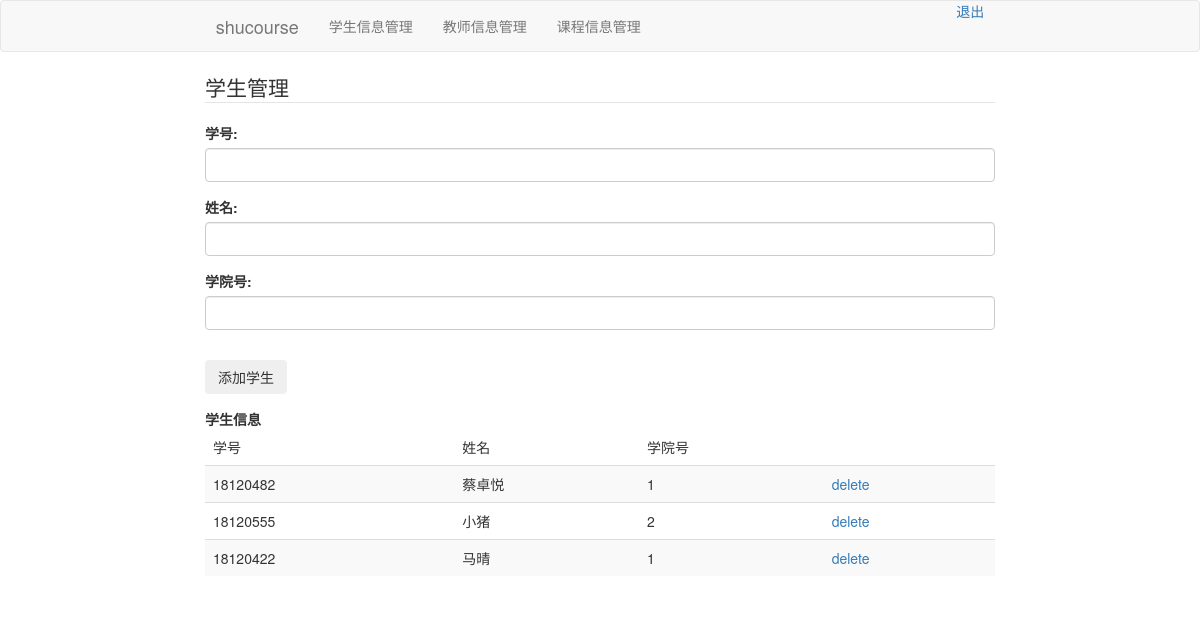
Screenshot of /admin/student with the database file from the repository.
### shucourse/models.py (models this page shows, shortened)
class Student(db.Model,UserMixin):
    id=db.Column(db.String(8),primary_key=True,unique=True)
    student_name=db.Column(db.String(20),nullable=False)
    student_password=db.Column(db.String(20),nullable=False)
    student_dept=db.Column(db.String(2),nullable=False)
    selects=db.relationship('Select',backref='student',lazy=True)

### shucourse/routes.py (the view)
@app.route('/admin/student',methods=['GET','POST'])
def add_student():
    students=Student.query.all()
    form=StudentForm()
    if form.validate():
        student = Student(id=form.student_id.data,student_name=form.student_name.data,student_password=form.student_id.data,student_dept=form.student_dept.data)
        db.session.add(student)
        db.session.commit()
        students=Student.query.all()
        return redirect(url_for('admin_home'))
    return render_template('add_student.html',students=students,form=form)

### shucourse/forms.py
class StudentForm(FlaskForm):
    student_id=StringField(u'学号:',validators=[DataRequired(),Length(min=8,max=8)])
    student_name=StringField(u'姓名:',validators=[DataRequired(),Length(min=2,max=20)])
    student_dept=StringField(u'学院号:',validators=[DataRequired(),Length(min=1,max=2)])
    submit=SubmitField(u'添加学生')

### shucourse/templates/add_student.html (shortened to what this page needs)
{% extends "layout3.html" %}
{% block content %}
<legend>学生管理</legend>
    <div class="content-section">
        <form method="POST" action="">
            <fieldset class="form-group">
                <div class="form-group">
                    {{form.student_id.label(class="form-control-label") }}
                    {{form.student_id(class="form-control form-control-lg") }}
                </div>
                <div class="form-group">
                    {{form.student_name.label(class="form-control-label") }}
                    {{form.student_name(class="form-control form-control-lg") }}
                </div>
                <div class="form-group">
                    {{form.student_dept.label(class="form-control-label") }}
                    {{form.student_dept(class="form-control form-control-lg") }}
                </div>
            </fieldset>
            <div class="form-group">
                {{ form.submit(class="btn btn-outline-info btn-green") }}
            </div>
        </form>
    </div>
    {% if students %}
      <table class="table table-striped">
        <strong>学生信息</strong>
        <thead>
            <td>学号</td>
            <td>姓名</td>
            <td>学院号</td>
        </thead>
        {% for student in students %}
        <tr>
            <td>{{student.id}}</td>
            <td>{{student.student_name}}</td>
            <td>{{student.student_dept}}</td>
            <td><a>delete</a></td>
        </tr>
        {% endfor %}
      </table>
      {% else %}
      <p>暂时没有学生哦</p>
      {% endif %}
{% endblock %}

### rows the page displays
Student: id "18120482", student_name "蔡卓悦", student_dept "1"
Student: id "18120555", student_name "小猪", student_dept "2"
Student: id "18120422", student_name "马晴", student_dept "1"
